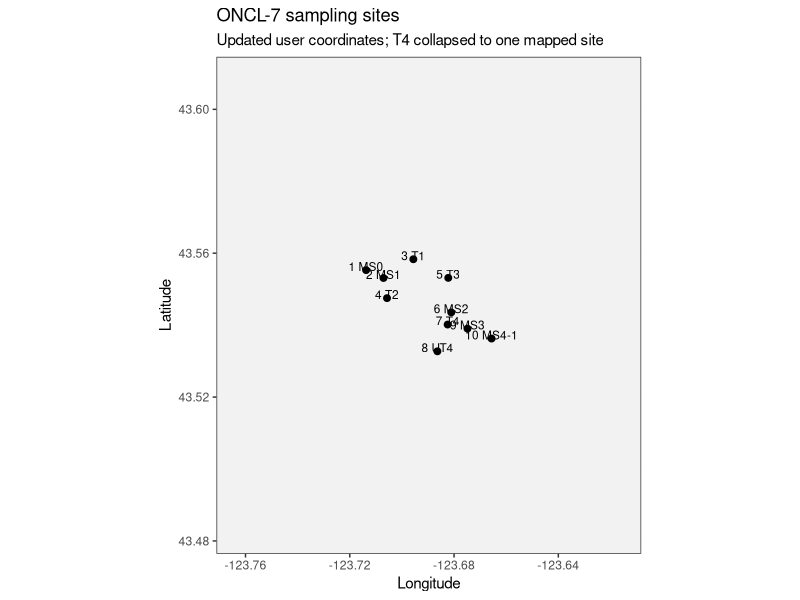
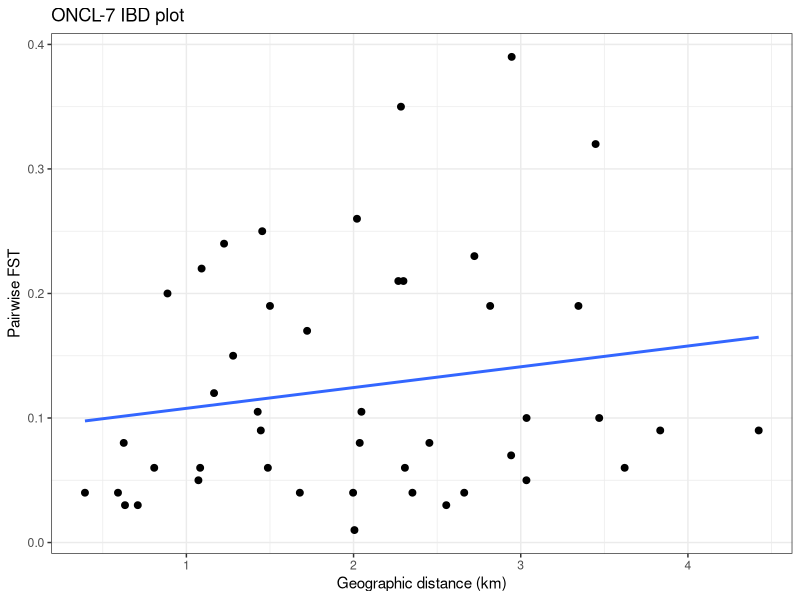

Generate these figures, in order, with R: (Note: this script raises an error after producing the figures.)
# ============================================================
# ONCL-7 | Coastal cutthroat trout
# Oncorhynchus clarki clarki
# Wofford et al. 2005. Ecological Applications 15:628-637
#
# Corrected Objective 2 extraction workflow
# - uses the user-updated coordinates from ONCL-7_coords.csv
# - collapses T4-0 and T4-1 to one site ("T4") by averaging their
#   pairwise FST values to all other populations
# - uses the mean XY of T4-0 and T4-1 for the collapsed T4 site
# - keeps MS4 as MS4-1 because the paper removed age-0 fish from MS4
# - plots shown in RStudio only; not saved
# - saves ONCL_7_fst and ONCL_7_coords to data/ONCL-7.RData
# ============================================================

suppressPackageStartupMessages({
  library(ggplot2)
  library(dplyr)
  library(geosphere)
})

study_code <- "ONCL-7"
study_dir <- "/Users/johnmccall/Library/CloudStorage/OneDrive-TheOhioStateUniversity/Spring_2026/Landgen_DGS/DGS-Patterns-of-Fish-Diversity/DGS-Patterns-of-Fish-Diversity/Objective 2/Data/ONCL-7"
out_dir <- file.path(study_dir, "data")

if (!dir.exists(study_dir)) dir.create(study_dir, recursive = TRUE, showWarnings = FALSE)
if (!dir.exists(out_dir)) dir.create(out_dir, recursive = TRUE, showWarnings = FALSE)
setwd(study_dir)

# -----------------------------
# 1) original 11 x 11 pairwise FST matrix from Table 1
# order in paper:
# MS0, MS1, T1, T2, T3, MS2, T4-0, T4-1, UT4, MS3, MS4-1
# -----------------------------
orig_names <- c("MS0", "MS1", "T1", "T2", "T3", "MS2", "T4-0", "T4-1", "UT4", "MS3", "MS4-1")

fst11 <- matrix(0, nrow = 11, ncol = 11, dimnames = list(orig_names, orig_names))

upper_vals <- list(
  c(1,2,0.04), c(1,3,0.19), c(1,4,0.06), c(1,5,0.03), c(1,6,0.07),
  c(1,7,0.10), c(1,8,0.10), c(1,9,0.19), c(1,10,0.06), c(1,11,0.09),
  c(2,3,0.22), c(2,4,0.03), c(2,5,0.01), c(2,6,0.04), c(2,7,0.08),
  c(2,8,0.08), c(2,9,0.19), c(2,10,0.05), c(2,11,0.09),
  c(3,4,0.25), c(3,5,0.24), c(3,6,0.26), c(3,7,0.37), c(3,8,0.33),
  c(3,9,0.39), c(3,10,0.23), c(3,11,0.32),
  c(4,5,0.04), c(4,6,0.08), c(4,7,0.11), c(4,8,0.10), c(4,9,0.21),
  c(4,10,0.04), c(4,11,0.10),
  c(5,6,0.05), c(5,7,0.09), c(5,8,0.09), c(5,9,0.21), c(5,10,0.04),
  c(5,11,0.06),
  c(6,7,0.05), c(6,8,0.03), c(6,9,0.15), c(6,10,0.03), c(6,11,0.06),
  c(7,8,0.12), c(7,9,0.20), c(7,10,0.09), c(7,11,0.15),
  c(8,9,0.20), c(8,10,0.07), c(8,11,0.06),
  c(9,10,0.12), c(9,11,0.17),
  c(10,11,0.06)
)

for (x in upper_vals) {
  i <- x[1]; j <- x[2]; v <- x[3]
  fst11[i, j] <- v
  fst11[j, i] <- v
}
diag(fst11) <- 0

# -----------------------------
# 2) collapse T4-0 and T4-1 to one T4 site
#
# Paper handling:
# - T4 was one sampling location that was split into age-0 and age-1+
#   groups because those age classes differed at multiple loci.
#
# Meta-analysis handling here:
# - collapse to a single mapped site T4
# - average FST(T4-0, x) and FST(T4-1, x) for every other site x
# -----------------------------
final_names <- c("MS0", "MS1", "T1", "T2", "T3", "MS2", "T4", "UT4", "MS3", "MS4-1")
ONCL_7_fst <- matrix(0, nrow = 10, ncol = 10, dimnames = list(as.character(1:10), as.character(1:10)))

carry <- fst11[c("MS0", "MS1", "T1", "T2", "T3", "MS2", "UT4", "MS3", "MS4-1"),
               c("MS0", "MS1", "T1", "T2", "T3", "MS2", "UT4", "MS3", "MS4-1")]

ONCL_7_fst[c(1,2,3,4,5,6,8,9,10), c(1,2,3,4,5,6,8,9,10)] <- carry

t4_means <- c(
  MS0   = mean(c(fst11["T4-0","MS0"],   fst11["T4-1","MS0"])),
  MS1   = mean(c(fst11["T4-0","MS1"],   fst11["T4-1","MS1"])),
  T1    = mean(c(fst11["T4-0","T1"],    fst11["T4-1","T1"])),
  T2    = mean(c(fst11["T4-0","T2"],    fst11["T4-1","T2"])),
  T3    = mean(c(fst11["T4-0","T3"],    fst11["T4-1","T3"])),
  MS2   = mean(c(fst11["T4-0","MS2"],   fst11["T4-1","MS2"])),
  UT4   = mean(c(fst11["T4-0","UT4"],   fst11["T4-1","UT4"])),
  MS3   = mean(c(fst11["T4-0","MS3"],   fst11["T4-1","MS3"])),
  MS4_1 = mean(c(fst11["T4-0","MS4-1"], fst11["T4-1","MS4-1"]))
)

put_sym <- function(mat, i, j, value) {
  mat[i, j] <- value
  mat[j, i] <- value
  mat
}

for (pair in list(
  c(7,1,t4_means["MS0"]),
  c(7,2,t4_means["MS1"]),
  c(7,3,t4_means["T1"]),
  c(7,4,t4_means["T2"]),
  c(7,5,t4_means["T3"]),
  c(7,6,t4_means["MS2"]),
  c(7,8,t4_means["UT4"]),
  c(7,9,t4_means["MS3"]),
  c(7,10,t4_means["MS4_1"])
)) {
  ONCL_7_fst <- put_sym(ONCL_7_fst, pair[1], pair[2], pair[3])
}

diag(ONCL_7_fst) <- 0
ONCL_7_fst[ONCL_7_fst < 0] <- 0

# -----------------------------
# 3) final site coordinates
# these are the updated user-provided coordinates
# T4 = mean of T4-0 and T4-1 coordinates
# -----------------------------
ONCL_7_coords <- data.frame(
  site = 1:10,
  site_abbr = final_names,
  lat = c(
    43.5552992, # MS0
    43.5531056, # MS1
    43.5583207, # T1
    43.5475059, # T2
    43.5531422, # T3
    43.5435478, # MS2
    mean(c(43.5402545, 43.5400670)), # T4
    43.5327188, # UT4
    43.5390342, # MS3
    43.5362672  # MS4-1
  ),
  lon = c(
    -123.7137362, # MS0
    -123.7070670, # MS1
    -123.6956159, # T1
    -123.7057134, # T2
    -123.6822118, # T3
    -123.6810677, # MS2
    mean(c(-123.6824978, -123.6824127)), # T4
    -123.6863834, # UT4
    -123.6748643, # MS3
    -123.6656124  # MS4-1
  ),
  stringsAsFactors = FALSE
)

ONCL_7_lookup <- ONCL_7_coords %>%
  mutate(label = paste0(site, " ", site_abbr))

# -----------------------------
# 4) map plot
# -----------------------------
world_df <- ggplot2::map_data("world") %>%
  filter(region %in% c("USA", "Canada"))

x_pad <- max(0.05, diff(range(ONCL_7_lookup$lon)) * 0.12)
y_pad <- max(0.05, diff(range(ONCL_7_lookup$lat)) * 0.12)

p_map <- ggplot() +
  geom_polygon(
    data = world_df,
    aes(x = long, y = lat, group = group),
    fill = "grey95",
    color = "grey70",
    linewidth = 0.2
  ) +
  geom_point(
    data = ONCL_7_lookup,
    aes(x = lon, y = lat),
    size = 2
  ) +
  geom_text(
    data = ONCL_7_lookup,
    aes(x = lon, y = lat, label = label),
    nudge_y = 0.0010,
    size = 3
  ) +
  coord_quickmap(
    xlim = c(min(ONCL_7_lookup$lon) - x_pad, max(ONCL_7_lookup$lon) + x_pad),
    ylim = c(min(ONCL_7_lookup$lat) - y_pad, max(ONCL_7_lookup$lat) + y_pad)
  ) +
  labs(
    title = "ONCL-7 sampling sites",
    subtitle = "Updated user coordinates; T4 collapsed to one mapped site",
    x = "Longitude",
    y = "Latitude"
  ) +
  theme_bw()

print(p_map)

# -----------------------------
# 5) IBD plot
# -----------------------------
geo_dist_km <- geosphere::distm(
  x = as.matrix(ONCL_7_coords[, c("lon", "lat")]),
  fun = geosphere::distHaversine
) / 1000

ibd_df <- data.frame(
  dist_km = geo_dist_km[upper.tri(geo_dist_km)],
  fst = ONCL_7_fst[upper.tri(ONCL_7_fst)]
)

p_ibd <- ggplot(ibd_df, aes(x = dist_km, y = fst)) +
  geom_point(size = 2) +
  geom_smooth(method = "lm", se = FALSE) +
  labs(
    title = "ONCL-7 IBD plot",
    x = "Geographic distance (km)",
    y = "Pairwise FST"
  ) +
  theme_bw()

print(p_ibd)

# -----------------------------
# 6) save outputs
# -----------------------------
save(
  ONCL_7_fst,
  ONCL_7_coords,
  file = file.path(out_dir, "ONCL-7.RData")
)

write.csv(ONCL_7_coords, file.path(out_dir, "ONCL-7_coords_final.csv"), row.names = FALSE)
